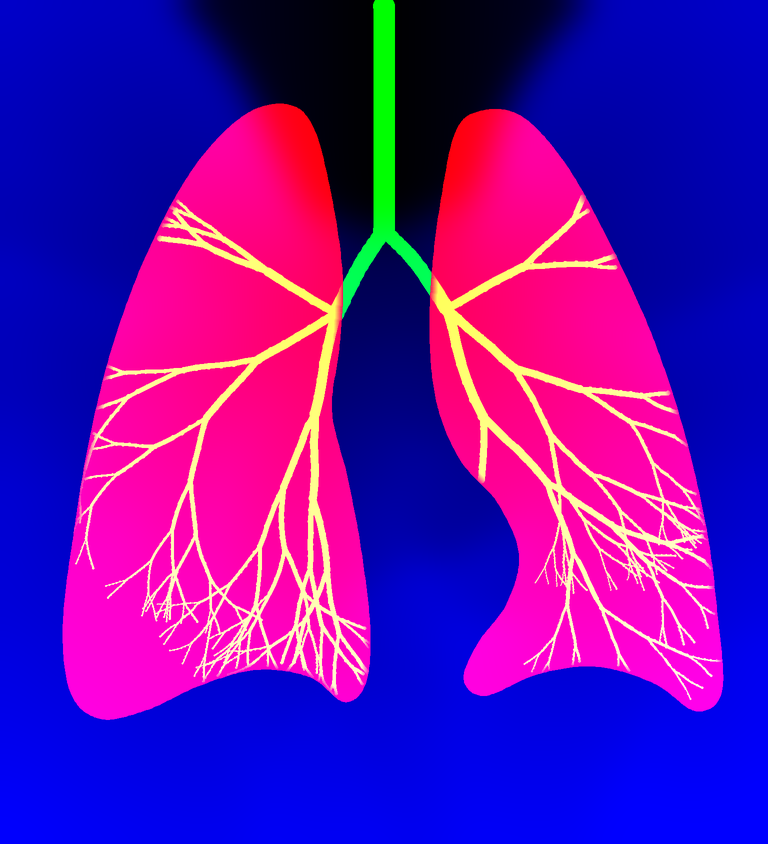
#> input picture assets/lungs-b.png, 768 x 844 px
$ python make_icons.py
#> lines starting #> are read from the running program, lines starting #| are printed output that depends on the picture
# Icônes de l'appli : la silhouette des poumons, tirée de la même carte que le rendu.
from pathlib import Path

import numpy as np
from PIL import Image

ASSETS = Path(__file__).resolve().parent.parent / "assets"
b = np.asarray(Image.open(ASSETS / "lungs-b.png"), np.float32) / 255
c = np.asarray(Image.open(ASSETS / "lungs-a.png"), np.float32) / 255
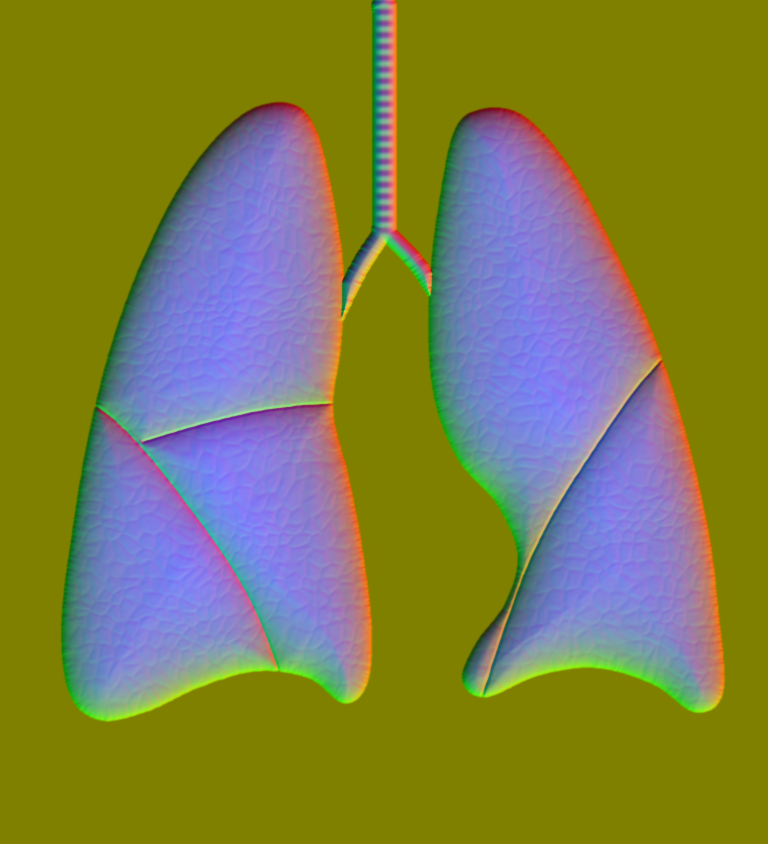
#> input picture assets/lungs-a.png, 768 x 844 px
mask = np.maximum(b[:, :, 0], b[:, :, 1])
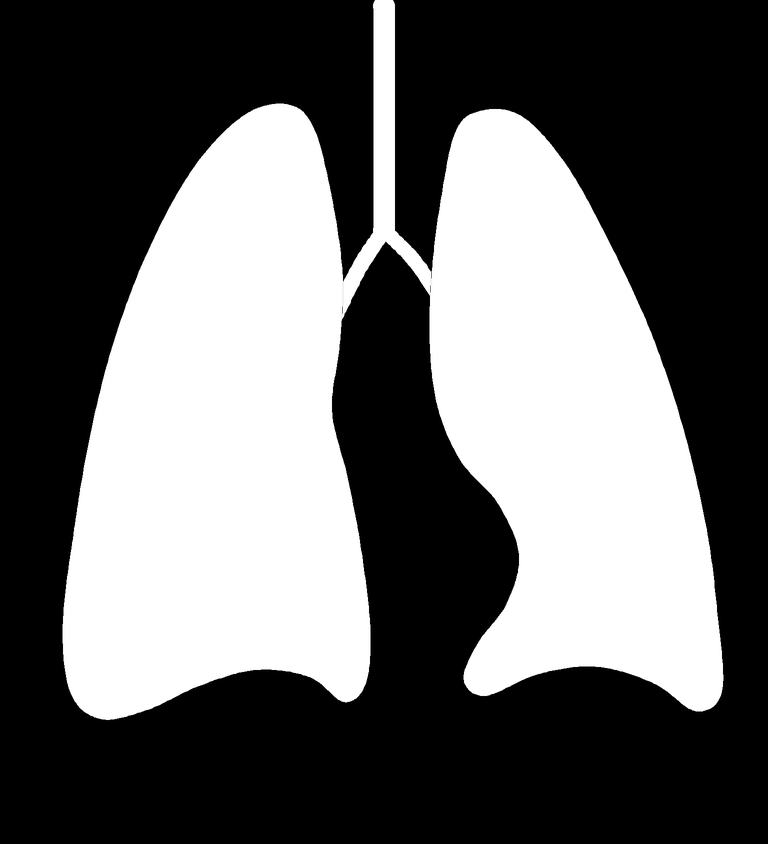
#> mask: shape (844, 768) float32; min 0, max 1, mean 0.393
shade = 0.72 + 0.34 * c[:, :, 2]
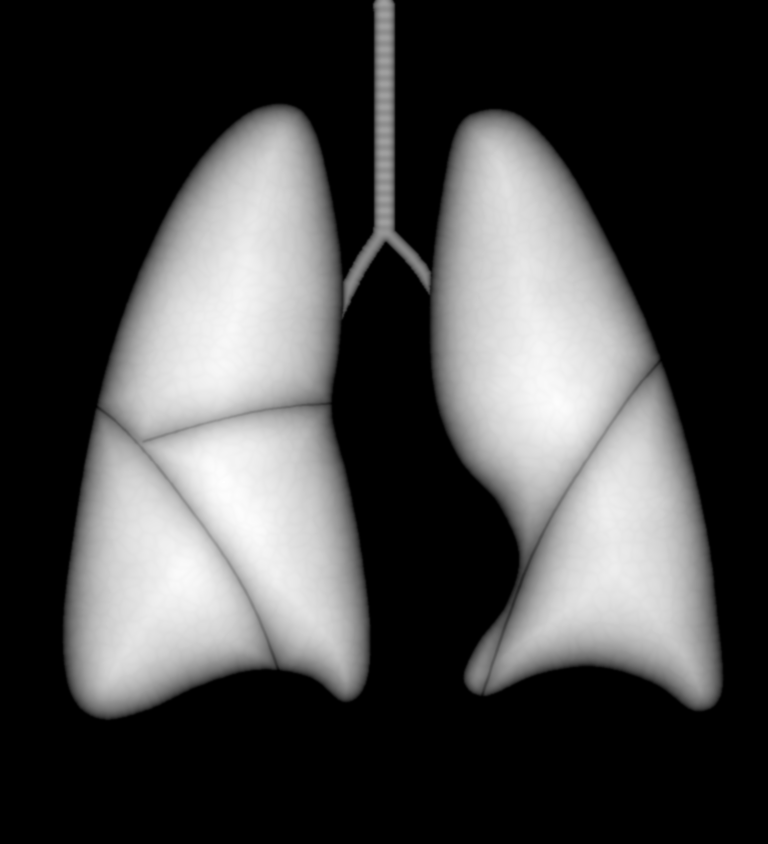
#> shade: shape (844, 768) float32; min 0.72, max 1.05, mean 0.812; drawn with min black and max white
color = np.dstack([240 * shade, 141 * shade, 122 * shade])
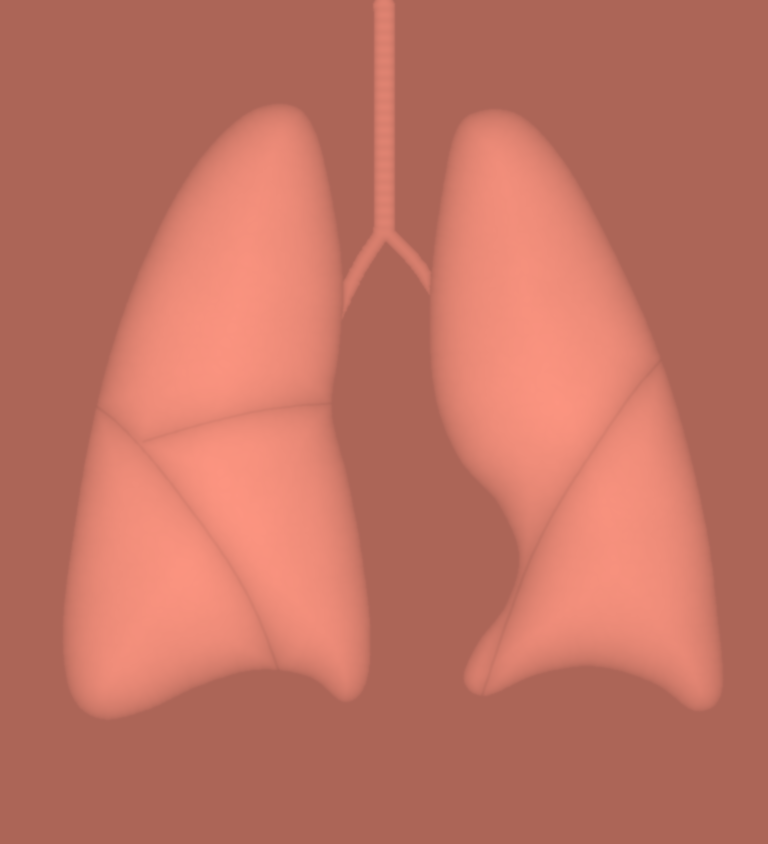
#> color: shape (844, 768, 3) float32; mean of channels 0, 1, 2 195.7, 114.6, 99.2; drawn as R, G, B
bg = np.array([15, 13, 12], np.float32)
out = bg + (color - bg) * mask[:, :, None]
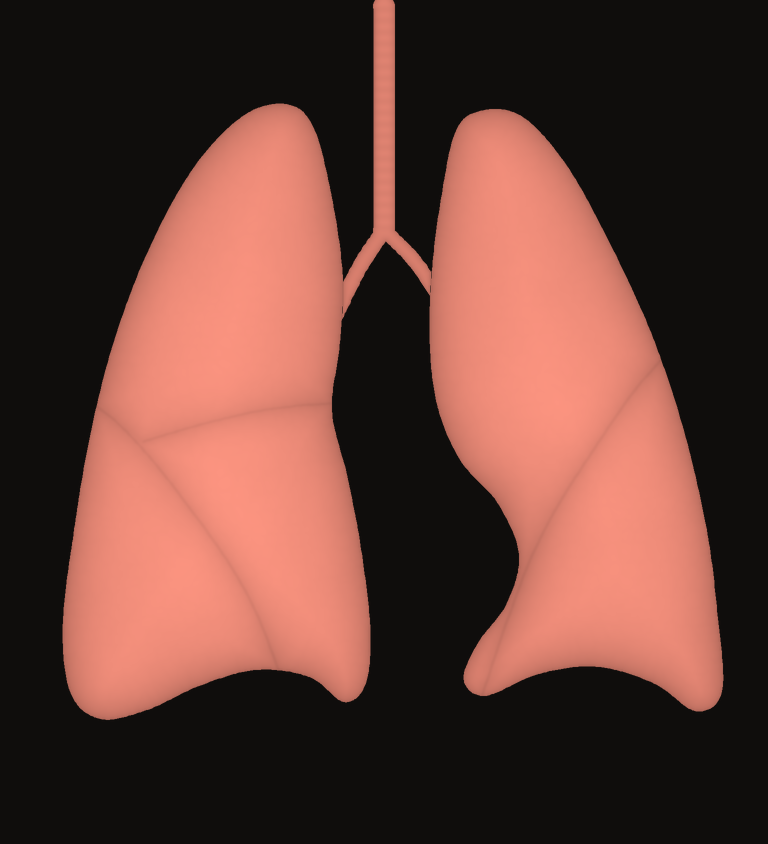
#> out: shape (844, 768, 3) float32; mean of channels 0, 1, 2 99.5, 60.5, 53; drawn as R, G, B
art = Image.fromarray(np.clip(out, 0, 255).astype(np.uint8), "RGB")

for size in (180, 192, 512):
    canvas = Image.new("RGB", (size, size), (15, 13, 12))
    h = int(size * 0.74)
    w = int(h * art.width / art.height)
    canvas.paste(art.resize((w, h), Image.LANCZOS), ((size - w) // 2, (size - h) // 2))
    canvas.save(ASSETS / f"icon-{size}.png", optimize=True)
    print(size, "ok")
#> this loop made 3 passes
#> pass 1, `canvas.save(ASSETS / f"icon-{size}.png", optimize=True)`:
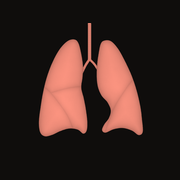
#> saved as icon-180.png: PIL image 180x180 RGB; mean R, G, B 56.7, 36.6, 32.3
#> pass 2, `canvas.save(ASSETS / f"icon-{size}.png", optimize=True)`:
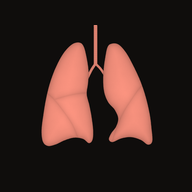
#> saved as icon-192.png: PIL image 192x192 RGB; mean R, G, B 56.7, 36.6, 32.3
